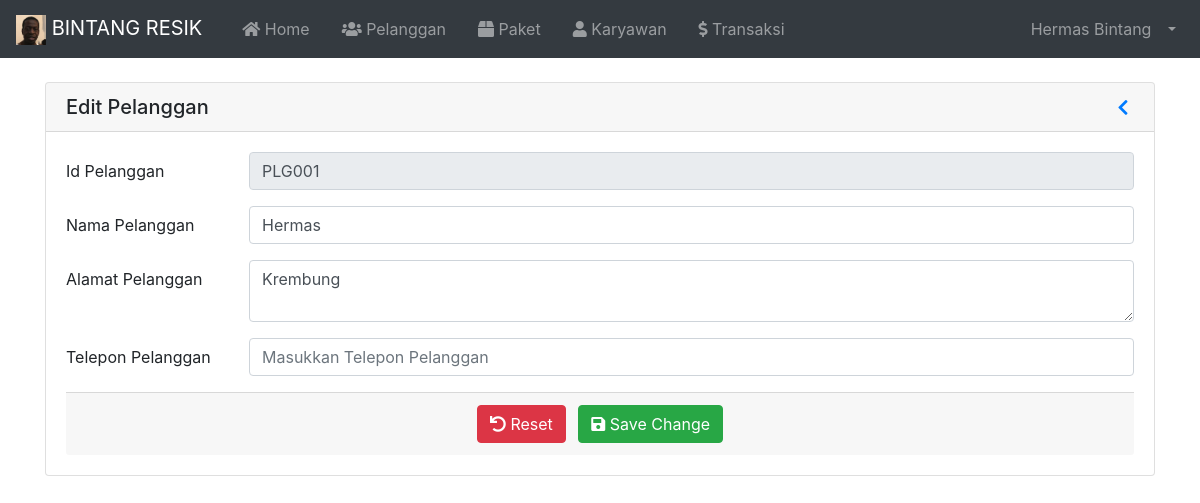
The app's page /index.php?page=EditPelanggan&id=PLG001 (signed in) with its own data.
### tables this page shows
CREATE TABLE `tbl_karyawan` (
  `id` int(11) NOT NULL,
  `nama` varchar(100) NOT NULL,
  `username` varchar(30) NOT NULL,
  `password` varchar(255) NOT NULL,
  `email` varchar(255) NOT NULL,
  `no_hp` varchar(20) NOT NULL,
  `alamat` varchar(100) NOT NULL,
  `catatan` varchar(255) NOT NULL,
  `image` varchar(255) NOT NULL,
  `role` varchar(20) NOT NULL
);

CREATE TABLE `tbl_pelanggan` (
  `id` varchar(10) NOT NULL,
  `nama` varchar(100) NOT NULL,
  `alamat` varchar(255) NOT NULL,
  `no_hp` varchar(20) NOT NULL
);

### index.php (called while the page is built, shortened)
<?php
  require 'load/config.php';
  require 'load/function.php';
?>
<?php require_once 'header.php'; ?>
<?php require 'content.php'; ?>
<?php require_once 'footer.php'; ?>

### load/function.php (called while the page is built, shortened)
<?php
  require 'config.php';
  function viewData( $query ) {
    global $koneksi;
    $result = mysqli_query($koneksi, $query);
    if (mysqli_num_rows($result) == 1) {
      return mysqli_fetch_assoc($result);
    }
    $rows = [];
    return $rows;
  }
?>

### page/pelanggan/editpelanggan.php (the view, shortened to what this page needs)
<?php
	$id = $_GET['id'];
	$data = viewData("SELECT * FROM tbl_pelanggan WHERE id = '$id'");
?>
<div class="container container-fluid">
	<div class="card mt-4 mb-4">
		<h5 class="card-header d-flex flex-row align-items-center justify-content-between">
			<a>Edit Pelanggan</a>
			<a href="?page=Pelanggan" role="button" id="dropdownMenuLink" aria-haspopup="true" aria-expanded="false">
				<i class="fas fa-chevron-left fa-sm fa-fw"></i>
			</a>
		</h5>
		<div class="card-body">
			<form method="post" action="">
				<div class="form-group row">
					<label for="id" class="col-sm-2 col-form-label">Id Pelanggan</label>
					<div class="col-sm-10">
						<input type="text" class="form-control" id="id" name="id" value="<?= $data['id']; ?>" required readonly>
					</div>
				</div>
				<div class="form-group row">
					<label for="nama" class="col-sm-2 col-form-label">Nama Pelanggan</label>
					<div class="col-sm-10">
						<input type="text" class="form-control" id="nama" name="nama" value="<?= $data['nama']; ?>"
							placeholder="Masukkan Nama Pelanggan" maxlength="50" required autofocus>
					</div>
				</div>
				<div class="form-group row">
					<label for="alamat" class="col-sm-2 col-form-label">Alamat Pelanggan</label>
					<div class="col-sm-10">
						<textarea type="text" class="form-control" id="alamat" name="alamat" placeholder="Masukkan Alamat Pelanggan"
							maxlength="255" required><?= $data['alamat']; ?></textarea>
					</div>
				</div>
				<div class="form-group row">
					<label for="no_hp" class="col-sm-2 col-form-label">Telepon Pelanggan</label>
					<div class="col-sm-10">
						<input type="number" class="form-control" id="no_hp" name="no_hp" value="<?= $data['no_hp']; ?>" min="0" maxlength="20" placeholder="Masukkan Telepon Pelanggan" autocomplete="off" required>
					</div>
				</div>
				<div class="card-footer text-center">
					<button type="reset" class="btn btn-danger mr-2"><i class="fas fa-undo"></i> Reset</button>
					<button type="submit" name="submit" class="btn btn-success"><i class="fas fa-save"></i> Save Change</button>
				</div>
			</form>
		</div>
	</div>
</div>

### header.php (shortened to what this page needs)
<?php
  $id = $_SESSION['id'];
  $result = mysqli_query($koneksi, "SELECT * FROM tbl_karyawan WHERE id = '$id'");
  $user = mysqli_fetch_assoc($result);
?>
<!DOCTYPE html>
<html lang="en">
<head>
	<link rel="stylesheet" href="asset/vendor/bootstrap-4.5.3/css/bootstrap.min.css">
	<link rel="stylesheet" href="asset/vendor/fontawesome/css/all.min.css">
	<link rel="stylesheet" href="asset/vendor/datatables-b4/datatables.min.css">
</head>
<body>
	<nav class="navbar navbar-expand-lg navbar-dark bg-dark">
		<a class="navbar-brand" href="index.php">
			<img src="asset/img/logo.png" width="30" height="30" alt="">
			BINTANG RESIK
		</a>
		<div class="collapse navbar-collapse" id="navbarSupportedContent">
			<ul class="navbar-nav mr-auto">
				<li class="nav-item ml-3">
					<a class="nav-link" href="index.php"><i class="fas fa-home"></i> Home<span class="sr-only">(current)</span></a>
				</li>
				<li class="nav-item ml-3">
					<a class="nav-link" href="?page=Pelanggan"><i class="fas fa-users"></i> Pelanggan</a>
				</li>
				<li class="nav-item ml-3">
					<a class="nav-link" href="?page=Paket"><i class="fas fa-box"></i> Paket</a>
				</li>
				<?php if ($user['role'] == 'Admin') : ?>
				<li class="nav-item ml-3">
					<a class="nav-link" href="?page=Karyawan"><i class="fas fa-user"></i> Karyawan</a>
				</li>
				<?php endif; ?>
				<li class="nav-item ml-3">
					<a class="nav-link " href="?page=Transaksi"><i class="fas fa-dollar-sign"></i> Transaksi</a>
				</li>
			</ul>
			<ul class="navbar-nav ml-auto">
				<li class="nav-item dropdown">
					<a class="nav-link dropdown-toggle" href="#" id="userDropdown" role="button" data-toggle="dropdown"
						aria-haspopup="true" aria-expanded="false">
						<span class="mr-2 d-none d-lg-inline"><?= $user['nama']; ?></span>
					</a>
				</li>
			</ul>
		</div>
	</nav>

### records on screen
tbl_karyawan: nama "Hermas Bintang"
tbl_pelanggan: id "PLG001", nama "Hermas", alamat "Krembung"
